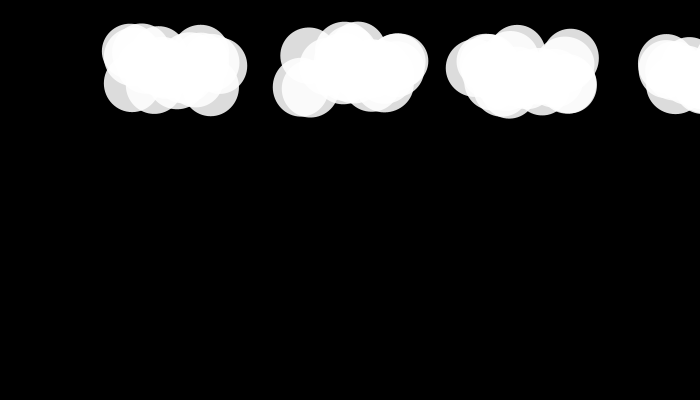
Frame 1 (no input)
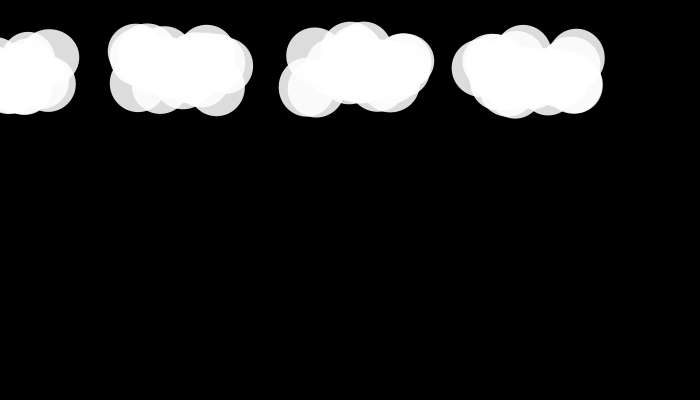
Frame 60 (the mouse pressed at the canvas centre just before this capture)
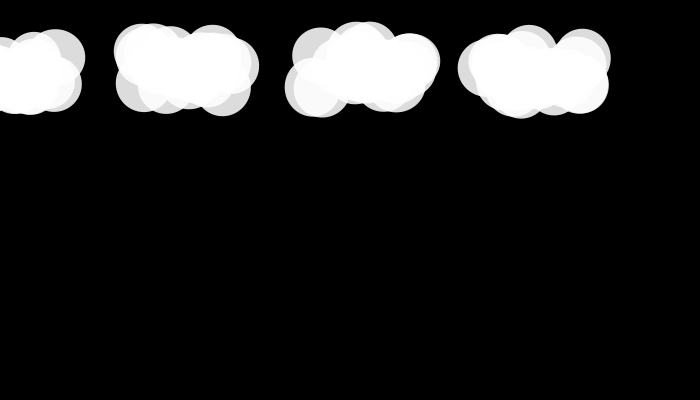
Frame 120 (the mouse held since frame 60 and released just before this capture)

The Processing sketch that drew these frames (run headless with seeded random() and noise(); from frame 60 on, the mouse is pressed at the canvas centre):

// Processing sketch: processing_41731
// ── processing_41731.pde


int nr = 4;
int dr = 100;

Cloud clouds[] = new Cloud[4];
Rain drops[] = new Rain[dr];

void setup() {
  size(700,400);

  smooth();

  int i = 0;

  while(i < 4) {

    clouds[i] = new Cloud((i+1)*(width/4), 70, 0.1, 60, 45);
    drops[i] = new Rain((i+1)*(width/4),50,0.1,0);

    i++;
  }

  stroke(255);
}



void draw() {

  int i = 0;

  background(0);

  while(i < nr) {
    if(mouseY > clouds[i].yPos-50 && mouseY < clouds[i].yPos+50) {
      float d = dist(mouseX,0,clouds[i].xPos,0);
      float t = map(d,0,300,125,255);

      color c = color(t);
      clouds[i].drawCloud(c);
   
      if(t > 220) {
        dr = 3;
      }

      if(t < 220) {
        drops[i].drawRainDrops();
        dr = 100;
      }

    }
    else {
      clouds[i].drawCloud(255);
    }
    clouds[i].fly();

    drops[i].Move();


    i++;
  }
}  

class Cloud {

  float xStore[] = new float[20];
  float yStore[] = new float[20];
  float s1Store[] = new float[20];
  float s2Store[] = new float[20];

  float xPos;
  float yPos;
  float wind;
  float size1;
  float size2;

  Cloud(float x, float y, float w, float s1, float s2) {

    xPos = x;
    yPos = y;
    wind = w;
    size1 = s1;
    size2 = s2;

    int i = 0;

    while(i < 20) {

      xStore[i] = random(-50,50);
      yStore[i] = random(-20,20);
      s1Store[i] = random(55,60);
      s2Store[i] = random(55,60);

      i++;
    }
  }

  void fly() {

    xPos = xPos+wind;

    if (xPos > width) {
      xPos = 0;
    }
  }

  void drawCloud(color col) {

    int i = 0;

    fill(col, 220);
    noStroke();

    while(i < 20) {

      ellipse(xPos+xStore[i], yPos+yStore[i], s1Store[i], s2Store[i]); 

      i++;
    }
  }
} 

class Rain {

  float xStore[] = new float[dr];
  float yStore[] = new float[dr];
  float speed[] = new float[dr];

  float dropX;
  float dropY;
  float windRain;
  float gravity;

  Rain(float x, float y, float r, float g) {

    dropX = x;
    dropY = y;
    windRain = r;
    gravity = g;


    int i = 0;

    while(i < dr) {

      xStore[i] = random(-50,50);
      yStore[i] = random(-20,20);
      speed[i] = random(3,8);

      i++;
    }
  }


  void Move() {

    int i = 0;

    while(i < dr) {

      yStore[i] += speed[i];

      if ( yStore[i] > height) {
        yStore[i] = 50;
      }
      i++;
    }

    dropX = dropX+windRain;

    if (dropX > width) {
      dropX = 0;
    }
  }

  void drawRainDrops() {

    int i = 0;    
    stroke(255);

    while(i < dr) {

      point(dropX+xStore[i],dropY+yStore[i]);

      i++;
    }
  }
}
